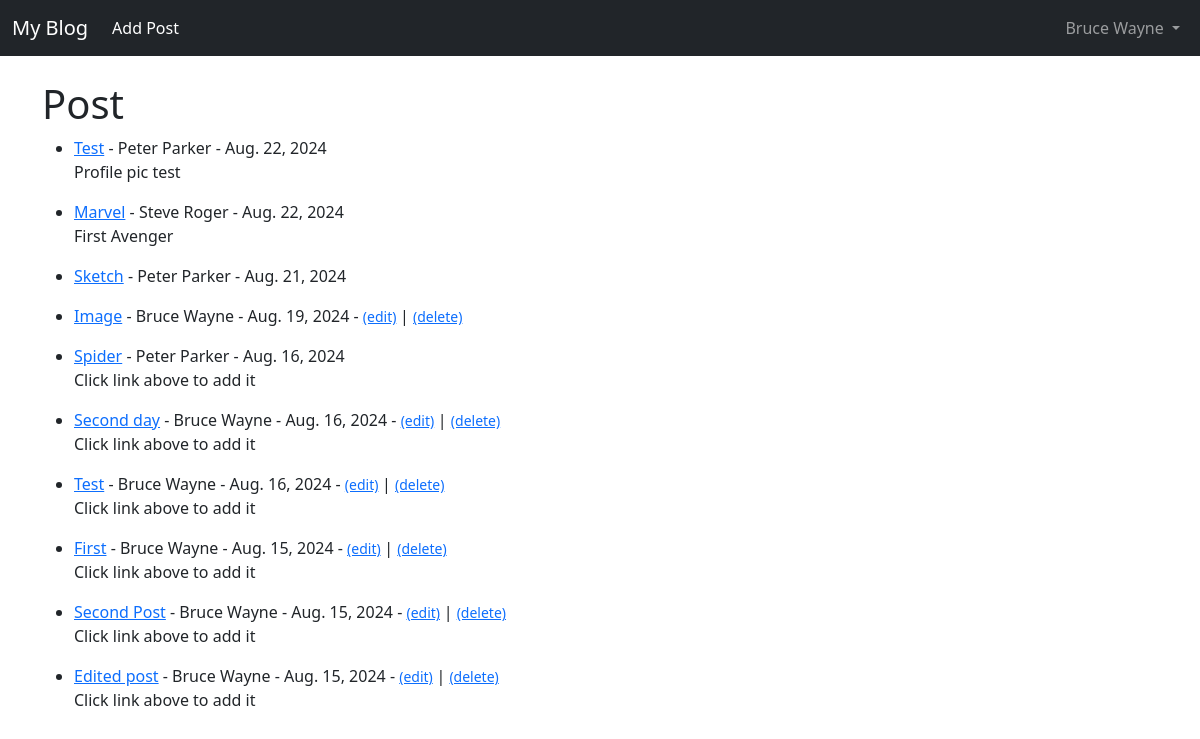
The app's page / (signed in) with its own data.
### post/models.py (models this page shows, shortened)
class Post(models.Model):
    title = models.CharField(max_length=20)
    author = models.ForeignKey(User, on_delete = models.CASCADE)
    body = models.TextField()
    post_date = models.DateField(auto_now_add=True)
    header_image = models.ImageField(null = True, blank= True, upload_to="images/")
    likes = models.ManyToManyField(User, related_name='blog_post')
    snippet = models.TextField(max_length=255, blank=True)

### post/views.py (the view)
# urls.py: path('', HomeView.as_view(), name = 'home' ),
class HomeView(ListView):
    model = Post
    template_name = 'home.html'
    ordering = ['-post_date']

### post/templates/home.html
{% extends "base.html" %}
{% block content%}
<h1>Post </h1>
<ul class="d-flex flex-column">
{% for post in object_list %}
    <li class="mb-3">
        <a href = "{% url 'article_detail' post.pk%}">{{post.title}}</a> - {{post.author.first_name}} {{post.author.last_name}} - {{post.post_date}}
        {% if user.is_authenticated %}
            {% if user.id == post.author.id%}
                - <small><a href="{% url 'update_post' post.pk%}">(edit)</a>
            </small>
            | <small><a href="{% url 'delete_post' post.pk%}">(delete)</a>
            </small><br/>
            {% endif %}
        {% endif %}
        <div>
            {{post.snippet}}
        </div>
    </li>
{% endfor %}
</ul>
{% endblock %}

### post/templates/nav.html (shortened to what this page needs)
<nav class="navbar navbar-expand-lg navbar-dark bg-dark">
    <div class="container-fluid">
      <a class="navbar-brand" href="{% url 'home' %}">My Blog</a>
      <div class="collapse navbar-collapse" id="navbarNav">
        <ul class="navbar-nav mr-auto">
          {% if user.is_authenticated %}
            <li class="nav-item">
              <a class="nav-link active" aria-current="page" href="{% url 'add_post' %}">Add Post</a>
            </li>
          {% endif %}
        </ul>
      </div>
      {% if user.is_authenticated %}
          <ul class="navbar-nav ml-auto">
            <li class="nav-item dropdown">
              <a class="nav-link dropdown-toggle" href="#" id="navbarDropdown" role="button" data-bs-toggle="dropdown" aria-expanded="false">
                {{user.first_name}}
                {{user.last_name}}
              </a>
          </li>
        </ul>
      {% endif %}
    </div>
  </nav>
  <br/>
  <div class="container">

### records on screen
Post: title "Test", author.first_name "Peter", author.last_name "Parker", post_date "Aug. 22, 2024", snippet "Profile pic test"
Post: title "Marvel", author.first_name "Steve", author.last_name "Roger", post_date "Aug. 22, 2024", snippet "First Avenger"
Post: title "Sketch", author.first_name "Peter", author.last_name "Parker", post_date "Aug. 21, 2024"
Post: title "Image", author.first_name "Bruce", author.last_name "Wayne", post_date "Aug. 19, 2024", shows "(edit)"
Post: title "Spider", author.first_name "Peter", author.last_name "Parker", post_date "Aug. 16, 2024", snippet "Click link above to add it"
Post: title "Second day", author.first_name "Bruce", author.last_name "Wayne", post_date "Aug. 16, 2024", shows "(edit)", snippet "Click link above to add it"
Post: title "Test", author.first_name "Bruce", author.last_name "Wayne", post_date "Aug. 16, 2024", shows "(edit)", snippet "Click link above to add it"
Post: title "First", author.first_name "Bruce", author.last_name "Wayne", post_date "Aug. 15, 2024", shows "(edit)", snippet "Click link above to add it"
Post: title "Second Post", author.first_name "Bruce", author.last_name "Wayne", post_date "Aug. 15, 2024", shows "(edit)", snippet "Click link above to add it"
Post: title "Edited post", author.first_name "Bruce", author.last_name "Wayne", post_date "Aug. 15, 2024", shows "(edit)", snippet "Click link above to add it"

### other values on screen
{{ user.first_name }} "Bruce"
{{ user.last_name }} "Wayne"
